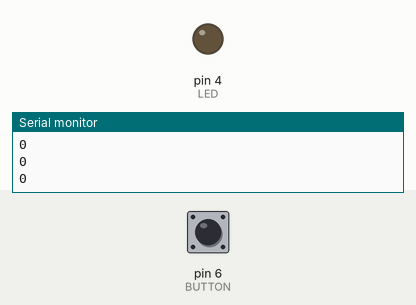
A sketch run on a simulated Arduino Uno, built with avr-gcc and run on an emulated ATmega328P. Parts: output pins drawn as LEDs (lit = HIGH), the last lines printed to the serial monitor. Inputs (shaded band) come from the test bench; at power-on: pin 6 (BUTTON) LOW.

Above: at 1.2 s.
1.3 s: pin 6 (BUTTON) pulled HIGH for 0.15 s
At 1.37 s:
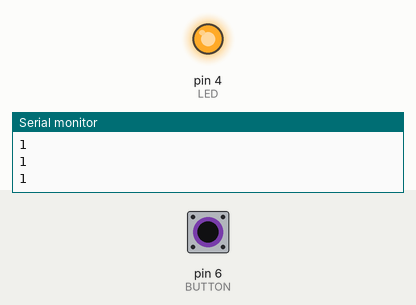
2.9 s: pin 6 (BUTTON) pulled HIGH for 3.2 s
At 6.4 s:
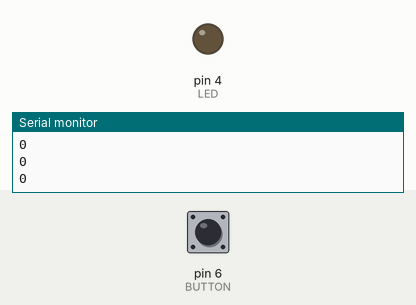
Timing chart, 0 to 7.9 s (numbered marks = the images above; inputs shaded):
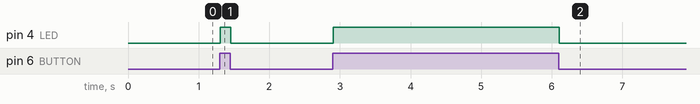

Measured:
- after the input at 1.3 s, pin 4 (LED): LOW → HIGH at once, → LOW 0.15 s later
- after the input at 2.9 s, pin 4 (LED): LOW → HIGH at once, → LOW 3.2 s later

The sketch:

buttonLEDSerial.ino
```cpp
#define BUTTON 6
#define LED 4

void setup() {
  pinMode(BUTTON, INPUT);
  pinMode(LED, OUTPUT);

  Serial.begin(115200);  // baud rate
}

void loop() {
  bool buttonState = digitalRead(BUTTON);

  if (buttonState == HIGH) {
    digitalWrite(LED, HIGH);
  } else {
    digitalWrite(LED, LOW);
  }

  Serial.println(buttonState);
  delay(10);
}
```
